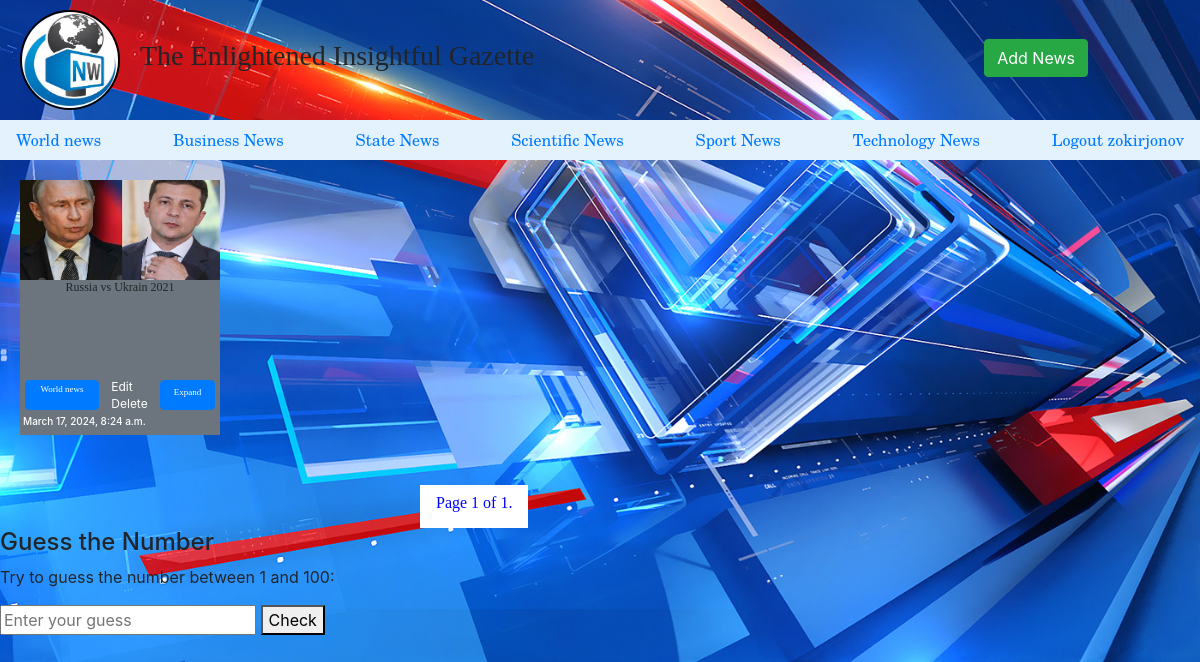
The app's page / (signed in) with its own data.
### newsInfo/models.py (models this page shows, shortened)
class CategoryModel(models.Model):
    category_title = models.CharField(max_length=50)
    created_at = models.DateTimeField(auto_now_add=True)
    def __str__(self):
        return self.category_title
    class Meta:
        verbose_name = "News category",
        verbose_name_plural = "News categories"

class NewsModel(models.Model):
    news_title = models.TextField(help_text="Название товара")
    news_category = models.ForeignKey(CategoryModel, on_delete=models.CASCADE, null=True, blank=True)
    news_description = models.TextField()
    news_image = models.FileField(upload_to="news_images")
    news_created_at = models.DateTimeField(auto_now_add=True)
    class Meta:
        verbose_name = "News"
        verbose_name_plural = "News info"

### newsInfo/views.py (the view)
# urls.py: path("", HomePage.as_view(), name="all_news"),
class HomePage(ListView):
    form = SearchForms
    template_name = 'index.html'
    model = NewsModel
    paginate_by = 5
    def get_context_data(self, **kwargs):
        context = super().get_context_data(**kwargs)
        context["categories_list"] = CategoryModel.objects.all()
        context["news_list"] = NewsModel.objects.all()
        return context

### templates/index.html (shortened to what this page needs)
<!DOCTYPE html>
<html lang="en">
<head>
    <link href="https://stackpath.bootstrapcdn.com/bootstrap/4.5.2/css/bootstrap.min.css" rel="stylesheet">
</head>
<body class="main" style="margin:0;padding:0;background-image:url('media/image/orqa1.jpeg');background-size:cover;
background-position:center;">
    <header>
        <div style="margin-top:10px;display:flex;">
            <div>
                <img src="media/image/OIP.jpeg" style="border-radius:50%;
        border:2px solid black;margin-bottom:10px;margin-left:20px; width:100px;height:100px">
            </div>
            <div style="margin-left:20px;padding-top:29px; font-family:Stencil Std, fantasy">
                <h3>The Enlightened Insightful Gazette</h3>
            </div>
            <div>
                <a href="/add_news/" class="btn btn-success" style="margin-left:450px;margin-top:29px;">Add News </a>
            </div>
        </div>
    </header>
    <nav class="navbar navbar-light" style="background-color: #e3f2fd;">
        {% for item in categories_list %}
        <div class="">
            <a style="font-family:New Century Schoolbook, TeX Gyre Schola, serif" href="/category/{{ item.id }}">{{ item.category_title }}</a>
        </div>
        {% endfor %}
        {% if user.is_authenticated %}
                <a style="font-family:New Century Schoolbook, TeX Gyre Schola, serif" href="/logout">Logout {{ user.username }}</a>
        {% else %}
                <a style="font-family:New Century Schoolbook, TeX Gyre Schola, serif" href="/login"><i class="fa fa-commenting-o"></i>login</a>
        {% endif %}
    </nav>
    <div style="margin-left:5px;margin-right:10px;margin-top:20px;display:flex;" class="container" >
        {% for news in news_list %}
        {% if news in page_obj %}
        <div class="bg-secondary"style="margin-right:23px;">
            <div style="flex:1;">
                <div style="width:200px;height:100px;">
                    <img style="text-align:center;width:200px;height:100px;" src="{{ news.news_image.url }}">
                </div>
                <div style="width:200px;height:100px;" >
                    <h6 style="text-align:center;font-family:URW Chancery L, cursive;font-size:12px;width:200px;height:100px;">{{ news.news_title }}</h6>
                </div>
                <div style="display:flex; justify-content:space-between;">
                    <div class="btn btn-primary" style="margin-left:5px;margin-bottom:5px; width:74px;height:30px;">
                        <a href="/category/{{ news.news_category.id }}"><h6 style="text-align:center;margin-top:-3px;font-family:Apple Chancery, cursive;color:white;font-size:9px;">{{news.news_category}}</h6></a>
                    </div>
                    <div>
                        <div style="margin-top:-7px;">
                        <a href="/edit/{{ news.pk }}" style="font-size:12px;color:white;">Edit</a>
                    </div>
                    <div style="margin-top:-7px;">
                        <a href="/delete/{{ news.pk }}" style="font-size:12px;color:white;">Delete</a>
                    </div>
                    </div>
                    <div class="btn btn-primary" style="text-align:center;text-align:center;margin-right:5px;margin-bottom:5px;width:55px;height:30px;">
                        <a href="/news/{{ news.pk }}"><h6 style="font-family:Apple Chancery, cursive;color:white; font-size:9px;">Expand</h6></a>
                    </div>
                </div>
            </div>
            <h4 style="margin-left:3px;font-size:10px;color:white;">{{news.news_created_at}}</h4>
        </div>
        {% endif %}
        {% endfor %}
    </div>
<div class="pagination" style="margin-top:50px;margin-left:420px;">
    <div class="step-links" style="display:flex;background-color:white;">
        <h6 class="nav-link" style="background-color:white;font-family:Apple Chancery, cursive;color:blue;">Page {{ page_obj.number }} of {{ page_obj.paginator.num_pages }}.</h6>
    </div>
</div>
</body>
<footer>
    <div class="footer-content">
        <h4>Guess the Number</h4>
        <p>Try to guess the number between 1 and 100:</p>
        <input type="number" id="userGuess" placeholder="Enter your guess">
        <button onclick="checkGuess()">Check</button>
    </div>
</footer>
</html>

### records on screen
CategoryModel: category_title "World news"
CategoryModel: category_title "Business News"
CategoryModel: category_title "State News"
CategoryModel: category_title "Scientific News"
CategoryModel: category_title "Sport News"
CategoryModel: category_title "Technology News"
NewsModel: news_image (picture), news_title "Russia vs Ukrain 2021", news_category "World news", news_created_at "March 17, 2024, 8:24 a.m."

### other values on screen
{{ user.username }} "zokirjonov"
{{ page_obj.number }} "1"
{{ page_obj.paginator.num_pages }} "1"
